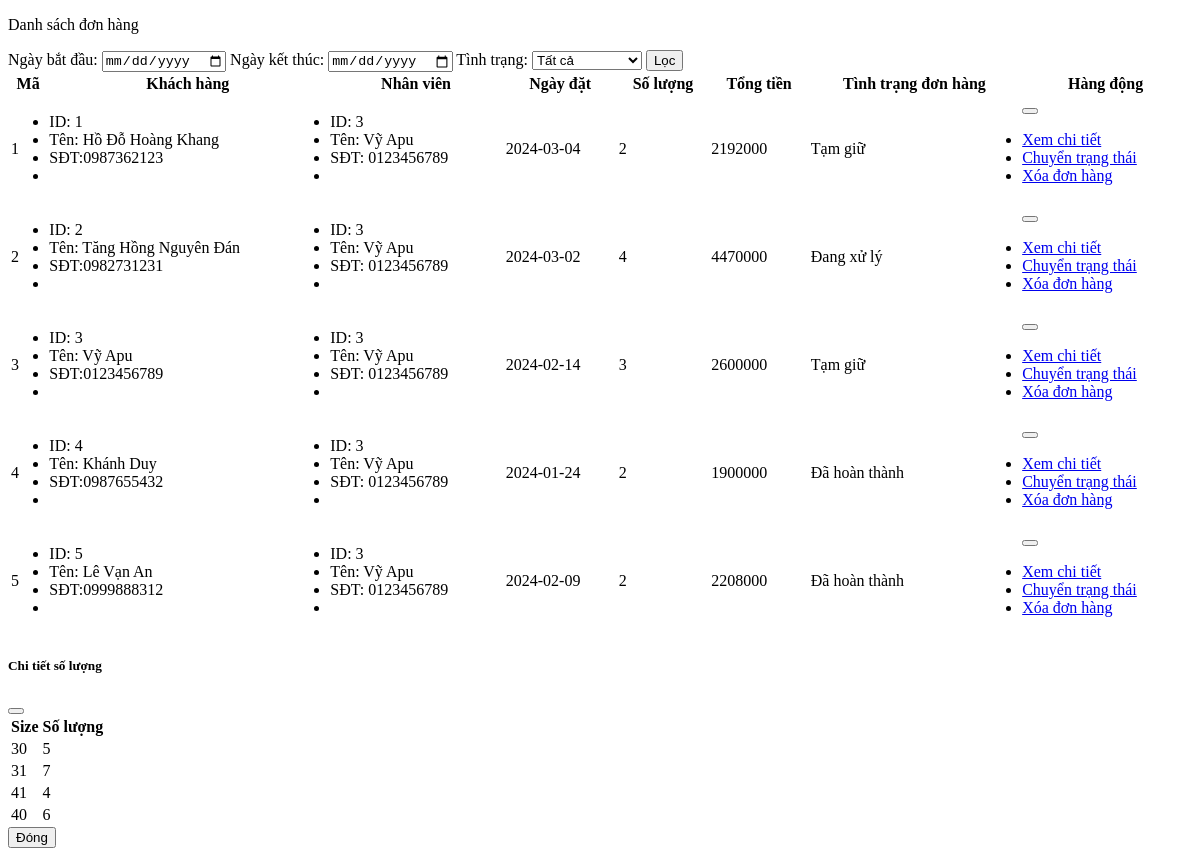
The app's page /admin/module/main/quanlydonhang-timkiem.php, older data.
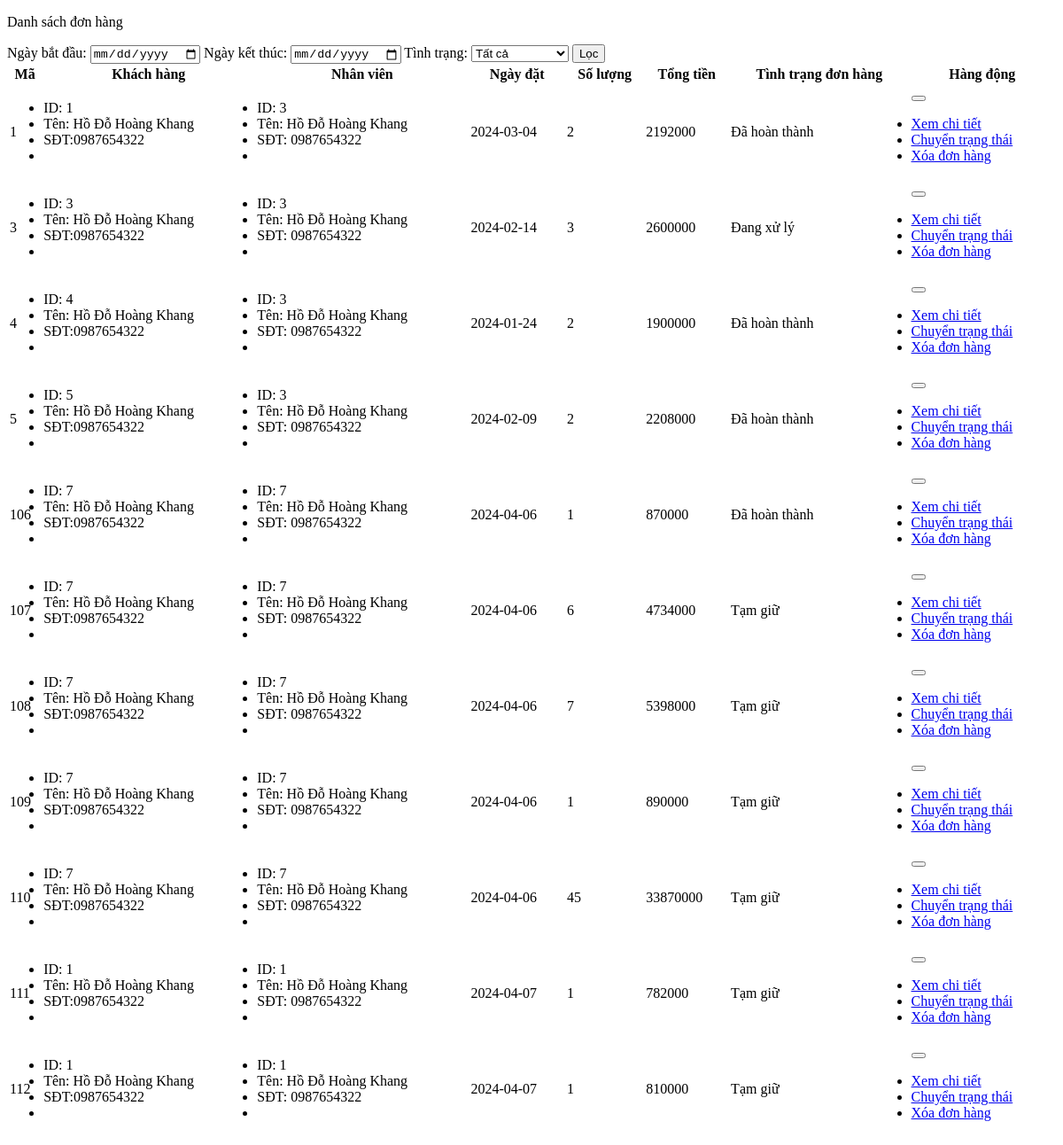
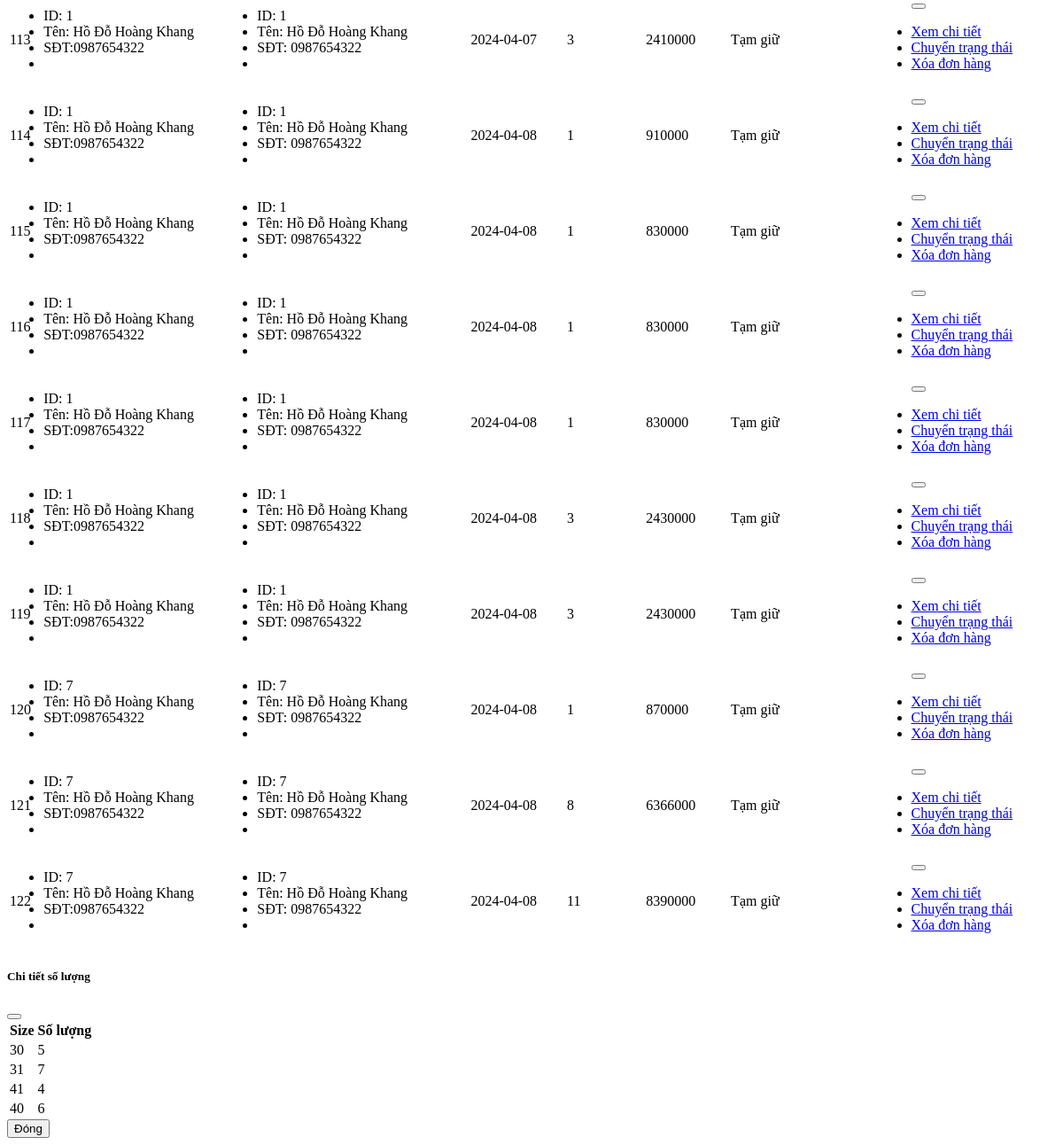
The same page, newer data (2 pictures, top to bottom).
### tables this page shows
CREATE TABLE `phieuxuat` (
  `MaPX` int(11) NOT NULL,
  `MaNV` int(11) DEFAULT NULL,
  `MaKH` int(11) DEFAULT NULL,
  `NgayDatHang` date DEFAULT NULL,
  `TinhTrangDH` varchar(20) DEFAULT NULL,
  `TongTien` int(11) NOT NULL,
  `TongSoLuong` int(11) NOT NULL,
  `trangThai` int(1) NOT NULL
);

CREATE TABLE `user` (
  `Ma` int(11) NOT NULL,
  `TenDangNhap` varchar(255) DEFAULT NULL,
  `HoTen` varchar(255) DEFAULT NULL,
  `NgaySinh` date DEFAULT NULL,
  `SDT` varchar(11) DEFAULT NULL,
  `Email` varchar(255) DEFAULT NULL,
  `DiaChi` varchar(255) DEFAULT NULL,
  `GioiTinh` int(1) DEFAULT NULL
);

### admin/module/main/quanlydonhang-timkiem.php (the view, shortened to what the changed rows need)
<?php
$tinhTrang = $_POST['tinh_trang'];
$ngayBatDau = $_POST['ngay_bat_dau'];
$ngayKetThuc = $_POST['ngay_ket_thuc'];
if (empty($ngayBatDau)) {
    $ngayBatDau = "2000-01-01";
  }
  if (empty($ngayKetThuc)) {
    $ngayKetThuc = date("Y-m-d");
  }
$conn = mysqli_connect("localhost", "root", "", "shoestore");
$sql="SELECT
px.MaPX,
px.NgayDatHang,
px.TinhTrangDH,
px.TongTien,
px.TongSoLuong,
px.trangThai,
khachhang.Ma as MaKH,
khachhang.HoTen as HoTenKH,
khachhang.SDT as SDTKH,
nhanvien.Ma as MaNV,
nhanvien.HoTen as HoTenNV,
nhanvien.SDT as SDTNV
FROM phieuxuat px
INNER JOIN user khachhang ON px.MaKH = khachhang.Ma
INNER JOIN user nhanvien ON px.MaNV = nhanvien.Ma
WHERE (TinhTrangDH = '$tinhTrang' OR '$tinhTrang' = '') AND NgayDatHang BETWEEN '$ngayBatDau' AND '$ngayKetThuc';";
$result = $conn->query($sql);
?>
<!DOCTYPE html>
<html lang="en">
<head>
</head>
<body>
<div class="tableBox ">
    <table id="myTable" class="table table-striped " style="width: 100%;">
        <thead>
            <tr>
                <th >Mã</th>
                <th>Khách hàng</th>
                <th>Nhân viên</th>
                <th>Ngày đặt</th>
                <th>Số lượng</th>
                <th>Tổng tiền</th>
                <th>Tình trạng đơn hàng</th>
                <th>Hàng động</th>
            </tr>
        </thead>
        <tbody>
        <?php
        while ($row = $result->fetch_assoc()) {
            if($row['trangThai'] == 1){
        ?>
      <tr>
        <td><?php echo $row['MaPX']; ?></td>
        <td>
                    <ul>
                        <li>ID: <?php echo $row['MaKH']; ?></li></li>
                        <li>Tên: <?php echo $row['HoTenKH']; ?> </li>
                        <li>SĐT:<?php echo $row['SDTKH']; ?></li>
                        <li></li>
                    </ul>
                </td>
                <td>
                    <ul>
                        <li>ID: <?php echo $row['MaNV']; ?></li></li>
                        <li>Tên: <?php echo $row['HoTenNV']; ?> </li>
                        <li>SĐT: <?php echo $row['SDTNV']; ?></li>
                        <li></li>
                    </ul>
                </td>
                <td><?php echo $row['NgayDatHang']; ?></td>
                <td><?php echo $row['TongSoLuong']; ?></td>
                <td><?php echo $row['TongTien']; ?></td>
                <td><?php echo $row['TinhTrangDH']; ?></td>
                <td>
                    <div class="dropdown" >
                        <button class="btn btn-secondary dropdown-toggle" type="button" id="dropdownMenuButton1" data-bs-toggle="dropdown" aria-expanded="false">
                        </button>
                        <ul class="dropdown-menu" aria-labelledby="dropdownMenuButton1" style="z-index: 2;">
                            <li><a class="dropdown-item" href="index.php?danhmuc=quanlydonhang-chitiet&id=<?php echo $row['MaPX']; ?>">Xem chi tiết</a></li>
                            <li><a class="dropdown-item" href="module/main/quanlydonhang-trangthai.php?id=<?php echo $row['MaPX']; ?>" onclick="return confirm('Bạn có chắc muốn xóa chuyển trạng thái đơn hàng?');" >Chuyển trạng thái</a></li>
                            <li><a class="dropdown-item" href="module/main/quanlydonhang-xoa.php?id=<?php echo $row['MaPX']; ?>" onclick="return confirm('Bạn có chắc muốn xóa đơn hàng?');" >Xóa đơn hàng</a></li>
                        </ul>
                    </div>
                </td>
      </tr>
    <?php } } ?>
        </tbody>
    </table>
</div>
<div class="modal fade" id="chitietsoluong" tabindex="-1" aria-labelledby="exampleModalLabel" aria-hidden="true">
  <div class="modal-dialog">
    <div class="modal-content"  style="">
      <div class="modal-body">
        <table >
            <thead>
                <tr>
                    <th >Size</th>
                    <th>Số lượng</th>
                </tr>
            </thead>
        </table>
      </div>
    </div>
  </div>
</div>
</body>
</html>

Row changes from the older to the newer data that the page shows:
no longer on this page (row edited): phieuxuat: MaPX "2", MaKH.Ma "2", MaKH.HoTen "Tăng Hồng Nguyên Đán", MaKH.SDT "0982731231", MaNV.Ma "3", MaNV.HoTen "Vỹ Apu", MaNV.SDT "0123456789", NgayDatHang "2024-03-02", TongSoLuong "4", TongTien "4470000", TinhTrangDH "Đang xử lý"
changed phieuxuat id 1: MaKH.SDT "0987362123" → "0987654322"; MaNV.HoTen "Vỹ Apu" → "Hồ Đỗ Hoàng Khang"; MaNV.SDT "0123456789" → "0987654322"; TinhTrangDH "Tạm giữ" → "Đã hoàn thành"
changed phieuxuat id 3: MaNV.HoTen "Vỹ Apu" → "Hồ Đỗ Hoàng Khang"; MaNV.SDT "0123456789" → "0987654322"; TinhTrangDH "Tạm giữ" → "Đang xử lý"
changed through a linked row, phieuxuat id 4: MaKH.HoTen "Khánh Duy" → "Hồ Đỗ Hoàng Khang"; MaKH.SDT "0987655432" → "0987654322"; MaNV.HoTen "Vỹ Apu" → "Hồ Đỗ Hoàng Khang"; MaNV.SDT "0123456789" → "0987654322"
changed through a linked row, phieuxuat id 5: MaKH.HoTen "Lê Vạn An" → "Hồ Đỗ Hoàng Khang"; MaKH.SDT "0999888312" → "0987654322"; MaNV.HoTen "Vỹ Apu" → "Hồ Đỗ Hoàng Khang"; MaNV.SDT "0123456789" → "0987654322"
added phieuxuat: MaPX "106", MaNV.Ma "7", MaNV.HoTen "Hồ Đỗ Hoàng Khang", MaNV.SDT "0987654322", NgayDatHang "2024-04-06", TongSoLuong "1", TongTien "870000", TinhTrangDH "Đã hoàn thành"
added phieuxuat: MaPX "107", MaNV.Ma "7", MaNV.HoTen "Hồ Đỗ Hoàng Khang", MaNV.SDT "0987654322", NgayDatHang "2024-04-06", TongSoLuong "6", TongTien "4734000", TinhTrangDH "Tạm giữ"
added phieuxuat: MaPX "108", MaNV.Ma "7", MaNV.HoTen "Hồ Đỗ Hoàng Khang", MaNV.SDT "0987654322", NgayDatHang "2024-04-06", TongSoLuong "7", TongTien "5398000", TinhTrangDH "Tạm giữ"
added phieuxuat: MaPX "109", MaNV.Ma "7", MaNV.HoTen "Hồ Đỗ Hoàng Khang", MaNV.SDT "0987654322", NgayDatHang "2024-04-06", TongSoLuong "1", TongTien "890000", TinhTrangDH "Tạm giữ"
added phieuxuat: MaPX "110", MaNV.Ma "7", MaNV.HoTen "Hồ Đỗ Hoàng Khang", MaNV.SDT "0987654322", NgayDatHang "2024-04-06", TongSoLuong "45", TongTien "33870000", TinhTrangDH "Tạm giữ"
added phieuxuat: MaPX "111", MaNV.Ma "1", MaNV.HoTen "Hồ Đỗ Hoàng Khang", MaNV.SDT "0987654322", NgayDatHang "2024-04-07", TongSoLuong "1", TongTien "782000", TinhTrangDH "Tạm giữ"
added phieuxuat: MaPX "112", MaNV.Ma "1", MaNV.HoTen "Hồ Đỗ Hoàng Khang", MaNV.SDT "0987654322", NgayDatHang "2024-04-07", TongSoLuong "1", TongTien "810000", TinhTrangDH "Tạm giữ"
added phieuxuat: MaPX "113", MaNV.Ma "1", MaNV.HoTen "Hồ Đỗ Hoàng Khang", MaNV.SDT "0987654322", NgayDatHang "2024-04-07", TongSoLuong "3", TongTien "2410000", TinhTrangDH "Tạm giữ"
added phieuxuat: MaPX "114", MaNV.Ma "1", MaNV.HoTen "Hồ Đỗ Hoàng Khang", MaNV.SDT "0987654322", NgayDatHang "2024-04-08", TongSoLuong "1", TongTien "910000", TinhTrangDH "Tạm giữ"
added phieuxuat: MaPX "115", MaNV.Ma "1", MaNV.HoTen "Hồ Đỗ Hoàng Khang", MaNV.SDT "0987654322", NgayDatHang "2024-04-08", TongSoLuong "1", TongTien "830000", TinhTrangDH "Tạm giữ"
added phieuxuat: MaPX "116", MaNV.Ma "1", MaNV.HoTen "Hồ Đỗ Hoàng Khang", MaNV.SDT "0987654322", NgayDatHang "2024-04-08", TongSoLuong "1", TongTien "830000", TinhTrangDH "Tạm giữ"
added phieuxuat: MaPX "117", MaNV.Ma "1", MaNV.HoTen "Hồ Đỗ Hoàng Khang", MaNV.SDT "0987654322", NgayDatHang "2024-04-08", TongSoLuong "1", TongTien "830000", TinhTrangDH "Tạm giữ"
added phieuxuat: MaPX "118", MaNV.Ma "1", MaNV.HoTen "Hồ Đỗ Hoàng Khang", MaNV.SDT "0987654322", NgayDatHang "2024-04-08", TongSoLuong "3", TongTien "2430000", TinhTrangDH "Tạm giữ"
added phieuxuat: MaPX "119", MaNV.Ma "1", MaNV.HoTen "Hồ Đỗ Hoàng Khang", MaNV.SDT "0987654322", NgayDatHang "2024-04-08", TongSoLuong "3", TongTien "2430000", TinhTrangDH "Tạm giữ"
added phieuxuat: MaPX "120", MaNV.Ma "7", MaNV.HoTen "Hồ Đỗ Hoàng Khang", MaNV.SDT "0987654322", NgayDatHang "2024-04-08", TongSoLuong "1", TongTien "870000", TinhTrangDH "Tạm giữ"
added phieuxuat: MaPX "121", MaNV.Ma "7", MaNV.HoTen "Hồ Đỗ Hoàng Khang", MaNV.SDT "0987654322", NgayDatHang "2024-04-08", TongSoLuong "8", TongTien "6366000", TinhTrangDH "Tạm giữ"
added phieuxuat: MaPX "122", MaNV.Ma "7", MaNV.HoTen "Hồ Đỗ Hoàng Khang", MaNV.SDT "0987654322", NgayDatHang "2024-04-08", TongSoLuong "11", TongTien "8390000", TinhTrangDH "Tạm giữ"
